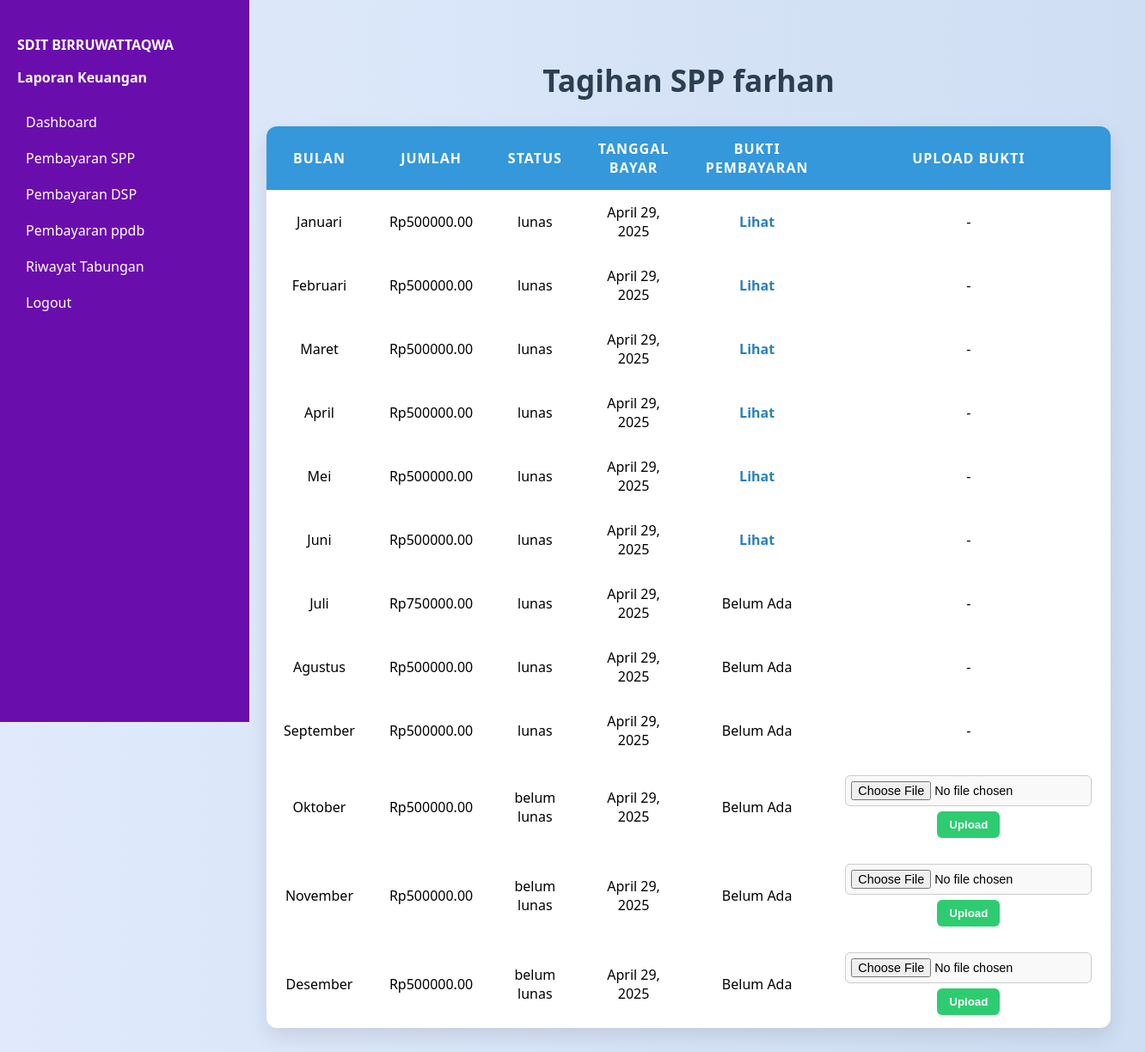
/siswa/tagihan/ (signed in), run on the app's committed database.
### keuangan/models.py (models this page shows, shortened)
class PembayaranSPP(models.Model):
    siswa = models.ForeignKey(Siswa, on_delete=models.CASCADE)
    bulan = models.CharField(max_length=2, choices=BULAN_CHOICES)
    jumlah_bayar = models.DecimalField(max_digits=10, decimal_places=2)
    status_bayar = models.CharField(max_length=20, choices=STATUS_CHOICES, default='belum lunas')
    tanggal_bayar = models.DateField(auto_now_add=True)
    bukti_pembayaran = models.ImageField(upload_to='bukti_pembayaran/', blank=True, null=True)
    is_posted_to_laporan_keuangan = models.BooleanField(default=False)

### keuangan/views.py (the view)
# urls.py: path('siswa/tagihan/', views.tagihan_spp, name='tagihan_spp'),
@user_passes_test(is_siswa, login_url='/login/')
@login_required
def tagihan_spp(request):
    siswa = get_object_or_404(Siswa, user=request.user)
    pembayaran_list = PembayaranSPP.objects.filter(siswa=siswa).order_by('bulan')
    if request.method == 'POST':
        pembayaran_id = request.POST.get('pembayaran_id')
        pembayaran = get_object_or_404(PembayaranSPP, id=pembayaran_id, siswa=siswa)
        form = BuktiPembayaranForm(request.POST, request.FILES, instance=pembayaran)
        if form.is_valid():
            pembayaran.status = 'pending'  # optional: kalau lo ada field status
            form.save()
            laporan = LaporanKeuangan.objects.latest('tanggal')
            laporan.update_pemasukan(pembayaran.jumlah_bayar)
            send_mail(
                subject=f'Bukti Pembayaran SPP Masuk - {pembayaran.siswa.nama}',
                message=f'Siswa {pembayaran.siswa.nama} telah mengupload bukti pembayaran untuk bulan {pembayaran.bulan}. Jumlah yang dibayar: {pembayaran.jumlah_bayar}.',
                from_email=settings.EMAIL_HOST_USER,
                recipient_list=[settings.ADMIN_EMAIL],
                fail_silently=False,
            )
            return redirect('tagihan_spp')
    else:
        form = BuktiPembayaranForm()
    return render(request, 'keuangan/siswa/tagihan_spp.html', {
        'pembayaran_list': pembayaran_list,
        'form': form
    })

### keuangan/forms.py
class BuktiPembayaranForm(forms.ModelForm):
    class Meta:
        model = PembayaranSPP
        fields = ['bukti_pembayaran']

### keuangan/views.py (called while the page is built)
def is_siswa(user):
    return hasattr(user, 'siswa')

### keuangan/templates/keuangan/siswa/tagihan_spp.html (shortened to what this page needs)
<!DOCTYPE html>
<html lang="en">
<head>
</head>
<body>
    <div class="sidebar">
        <h4>SDIT BIRRUWATTAQWA</h4>
        <p>Laporan Keuangan</p>
        <a href="#">Dashboard</a>
        <a href="{% url 'tagihan_spp' %}">Pembayaran SPP</a>
        <a href="{% url 'dsp_siswa_detail' %}">Pembayaran DSP</a>
        <a href="{% url 'siswa_ppdb_detail' %}">Pembayaran ppdb</a>
        <a href="{% url 'tabungan_siswa' %}"> Riwayat Tabungan</a>
        <a href="{% url 'logout' %}">Logout</a>
    </div>
    <div class="content">
        {% block content %}
        <h2>Tagihan SPP {{ request.user.username }}</h2>
        <table>
            <thead>
                <tr>
                    <th>Bulan</th>
                    <th>Jumlah</th>
                    <th>Status</th>
                    <th>Tanggal Bayar</th>
                    <th>Bukti Pembayaran</th>
                    <th>Upload Bukti</th>
                </tr>
            </thead>
            <tbody>
                {% for bayar in pembayaran_list %}
                <tr>
                    <td data-label="Bulan">{{ bayar.get_bulan_display }}</td>
                    <td data-label="Jumlah">Rp{{ bayar.jumlah_bayar }}</td>
                    <td data-label="Status">{{ bayar.status_bayar }}</td>
                    <td data-label="Tanggal Bayar">{{ bayar.tanggal_bayar }}</td>
                    <td data-label="Bukti Pembayaran">
                        {% if bayar.bukti_pembayaran %}
                            <a href="{{ bayar.bukti_pembayaran.url }}" target="_blank">Lihat</a>
                        {% else %}
                            Belum Ada
                        {% endif %}
                    </td>
                    <td data-label="Upload Bukti">
                        {% if bayar.status_bayar == 'belum lunas' %}
                        <form method="POST" enctype="multipart/form-data">
                            {{ form.bukti_pembayaran }}
                            <button type="submit">Upload</button>
                        </form>
                        {% else %}
                            -
                        {% endif %}
                    </td>
                </tr>
                {% endfor %}
            </tbody>
        </table>
        {% endblock %}
    </div>
</body>
</html>

### keuangan/templates/keuangan/siswa/tagihan_spp.html (style rules this page uses)
body { font-family: 'Segoe UI', Tahoma, Geneva, Verdana, sans-serif; background: linear-gradient(to right, #e0eafc, #cfdef3); margin: 0; animation: fadeIn 1s ease-in; display: flex; }
.sidebar { width: 250px; background: #6a0dad; color: white; min-height: 100vh; padding: 20px; position: fixed; top: 0; left: 0; }
.sidebar h4 { margin-bottom: 10px; }
.sidebar p { margin-bottom: 20px; font-weight: bold; }
.sidebar a { color: white; text-decoration: none; display: block; padding: 10px; border-radius: 6px; }
.content { margin-left: 270px; padding: 40px; flex: 1; }
h2 { text-align: center; color: #2c3e50; font-size: 2.2em; margin-bottom: 30px; animation: slideDown 1s ease-out; }
table { width: 100%; border-collapse: collapse; background-color: #ffffff; border-radius: 12px; overflow: hidden; box-shadow: 0 10px 25px rgba(0, 0, 0, 0.1); animation: fadeInUp 0.8s ease-out; }
th, td { padding: 15px 20px; text-align: center; font-size: 1em; }
thead { background-color: #3498db; color: white; text-transform: uppercase; letter-spacing: 1px; }
td a { color: #2980b9; text-decoration: none; font-weight: bold; transition: color 0.3s; }
input[type="file"] { padding: 6px; font-size: 0.9em; border-radius: 6px; border: 1px solid #ccc; background-color: #f9f9f9; }
button { margin-top: 6px; padding: 8px 14px; background-color: #2ecc71; border: none; border-radius: 6px; color: white; font-weight: bold; cursor: pointer; transition: background-color 0.3s ease, transform 0.2s; }

### data on the page
PembayaranSPP: bulan "Januari", jumlah_bayar "500000.00", status_bayar "lunas", tanggal_bayar "April 29, 2025"
PembayaranSPP: bulan "Februari", jumlah_bayar "500000.00", status_bayar "lunas", tanggal_bayar "April 29, 2025"
PembayaranSPP: bulan "Maret", jumlah_bayar "500000.00", status_bayar "lunas", tanggal_bayar "April 29, 2025"
PembayaranSPP: bulan "April", jumlah_bayar "500000.00", status_bayar "lunas", tanggal_bayar "April 29, 2025"
PembayaranSPP: bulan "Mei", jumlah_bayar "500000.00", status_bayar "lunas", tanggal_bayar "April 29, 2025"
PembayaranSPP: bulan "Juni", jumlah_bayar "500000.00", status_bayar "lunas", tanggal_bayar "April 29, 2025"
PembayaranSPP: bulan "Juli", jumlah_bayar "750000.00", status_bayar "lunas", tanggal_bayar "April 29, 2025", bukti_pembayaran "Belum Ada"
PembayaranSPP: bulan "Agustus", jumlah_bayar "500000.00", status_bayar "lunas", tanggal_bayar "April 29, 2025", bukti_pembayaran "Belum Ada"
PembayaranSPP: bulan "September", jumlah_bayar "500000.00", status_bayar "lunas", tanggal_bayar "April 29, 2025", bukti_pembayaran "Belum Ada"
PembayaranSPP: bulan "Oktober", jumlah_bayar "500000.00", status_bayar "belum lunas", tanggal_bayar "April 29, 2025", bukti_pembayaran "Belum Ada"
PembayaranSPP: bulan "November", jumlah_bayar "500000.00", status_bayar "belum lunas", tanggal_bayar "April 29, 2025", bukti_pembayaran "Belum Ada"
PembayaranSPP: bulan "Desember", jumlah_bayar "500000.00", status_bayar "belum lunas", tanggal_bayar "April 29, 2025", bukti_pembayaran "Belum Ada"

### other printed values
{{ request.user.username }} "farhan"
